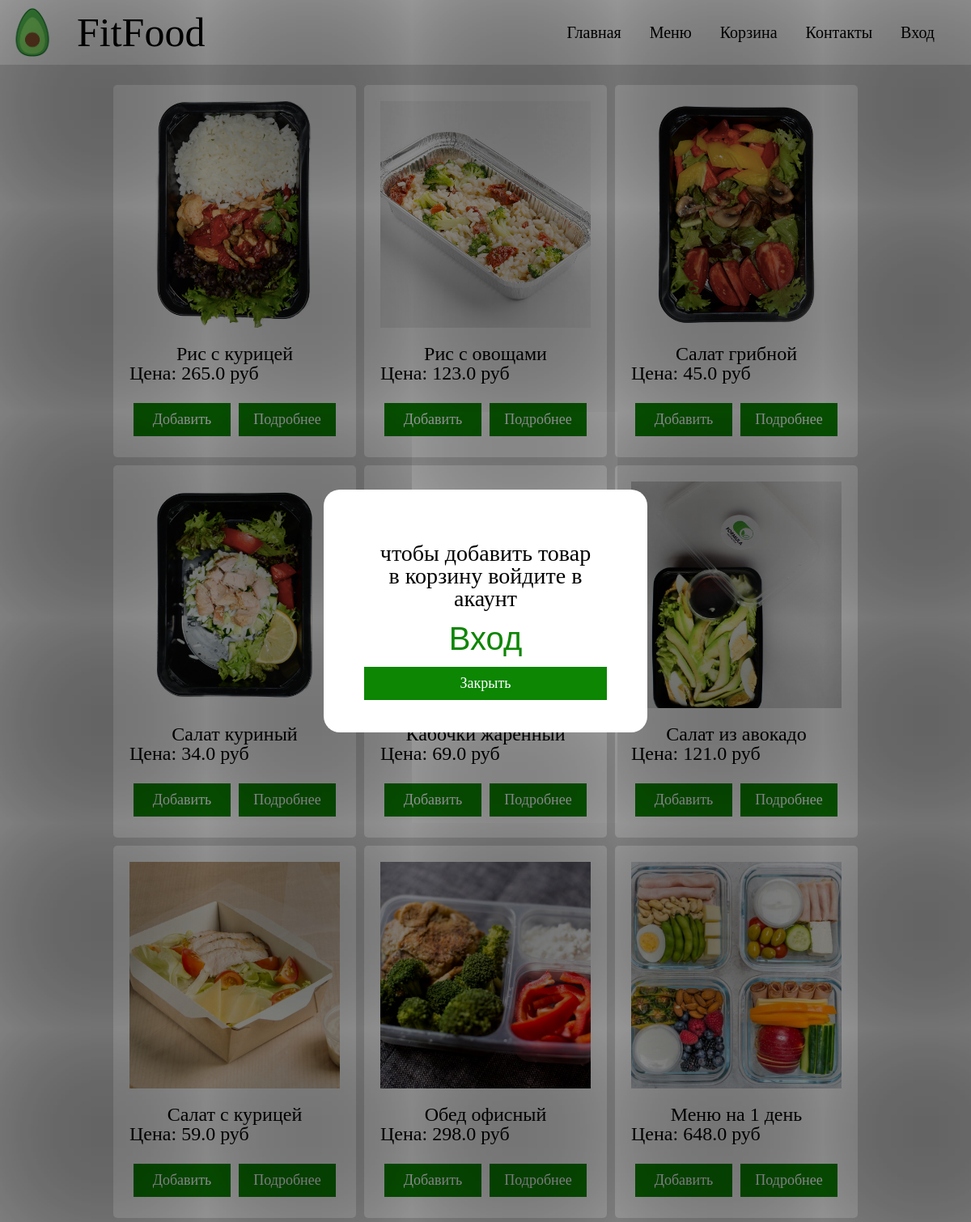
The page /menu on the database its author committed.
### tables this page shows
CREATE TABLE "tovar" (
	"id"	INTEGER COLLATE RTRIM,
	"tovar"	TEXT COLLATE NOCASE,
	"prise"	REAL COLLATE UTF16CI,
	"bel"	INTEGER COLLATE NOCASE,
	"zir"	INTEGER,
	"colors"	INTEGER,
	"opis"	TEXT,
	"img"	TEXT,
	"ygl"	INTEGER,
	"img2"	TEXT,
	"id_sampler"	INTEGER,
	PRIMARY KEY("id" AUTOINCREMENT)
);

### main.py (the view, shortened to what this page needs)
@app.route("/menu", methods=["POST", "GET"])
def menu():
    db = get_db()
    asd = FDataBase(db)
    if 'authorization' in session:
        return render_template("menu.html", tov=asd.getMenu)
    else:
        return render_template("menu_no_avtorization.html", tov=asd.getMenu)

### main.py (called while the page is built)
def connect_db():
    conn = sqlite3.connect(app.config['DATABASE'])
    conn.row_factory = sqlite3.Row
    return conn

def get_db():
    if not hasattr(g, 'link_db'):
        g.link_db = connect_db()
    return g.link_db

    @property
    def getMenu(self):
        sql = '''SELECT * FROM tovar'''
        try:
            self.__cur.execute(sql)
            res = self.__cur.fetchall()
            if res: return res
        except:
            print("Ошибка чтения из БД")
        return []

### templates/menu_no_avtorization.html (shortened to what this page needs)
<!DOCTYPE html>
<html>
	<head>
		<link rel="stylesheet" href="..\static\menu.css">
	</head>
	<body id="docc">
		<header>
			<img class="logo" src="..\static\Logo.png">
			<h2 class="fitfood">FitFood</h2>
			<div class="menu">
				<a href="\">Главная</a>
				<a href="\menu">Меню</a>
				<a href="\cor">Корзина</a>
				<a href="\conta">Контакты</a>
				<a href="\reg">Вход</a>
			</div>
		</header>
		<main>
			<article>
				{% for i in tov %}
				<div class="product">
					<div class="for_img">
						<img src="..\static\img\{{i.img}}" height="280" width="260" style="object-fit: cover;" alt="">
					</div>
					<h3 class="prais">{{i.tovar}}</h3>
					<h2 class="prais">Цена: {{i.prise}} руб</h2>
					<div class="footer">
						<button class="add" onclick="dobav()">Добавить</button>
						<button class="add" onclick="open1('post{{i.id}}', 'post2{{i.id * -1 - 1}}')">Подробнее</button>
					</div>
				</div>
				{%endfor%}
			</article>
			<div class="pop_up_2" id="pop">
				<h3>чтобы добавить товар в корзину войдите в акаунт</h3>
				<a href="/reg">Вход</a>
				<button onclick="ubr()" class="add boton">Закрыть</button>
			</div>
	</main>
	</body>
</html>

### static/menu.css (style rules this page uses)
html,body,div,span,applet,object,iframe,h1,h2,h3,h4,h5,h6,p,blockquote,pre,a,abbr,acronym,address,big,cite,code,del,dfn,em,img,ins,kbd,q,s,samp,small,strike,strong,sub,sup,tt,var,b,u,i,center,dl,dt,dd,ol,ul,li,fieldset,form,label,legend,table,caption,tbody,tfoot,thead,tr,th,td,article,aside,canvas,details,embed,figure,figcaption,footer,header,hgroup,menu,nav,output,ruby,section,summary,time,mark,audio,video { margin:0;padding:0;border:0;font-size:100%;font:inherit;vertical-align:baseline }
article,aside,details,figcaption,figure,footer,header,hgroup,menu,nav,section { display:block }
html { height:100% }
body { line-height:1 }
body { background-color: #dadada; min-height: 100vh; }
main { min-height: 90vh; }
header { background-color: #ffffff; height: 80px; }
.logo { height: 60px; float: left; padding: 10px; }
.menu { font-size: 20px; margin: 30px ; float: right; font-family: Calibri; }
.menu a { margin: 0px 15px; text-decoration: none; color: #000; }
.fitfood { float: left; font-size: 50px; font-family: Calibri; margin: 15px; }
article { display: flex; margin: 20px 40px; justify-content: center; flex-wrap: wrap; }
.product { height: 460px; width: 300px; background-color: #ffffff; margin: 5px; border-radius: 5px; z-index: 1; }
.for_img { margin: 20px auto; height: 280px; width: 260px; background-color: #A9A9A9; }
.prais { font-family: Calibri; font-size: 24px; margin: 0px 20px; }
.add { float: right; padding: 10px 15px; font-family: Calibri; font-size: 18px; background-color: #0c8603; color: #ffffff; border: none; margin: 0px 5px; width: 120px; }
.pop-up h2, h3, p { font-family: Calibri; font-size: 28px; text-align: center; margin: 15px; }
.boton { float: right; margin: 50px 200px; width: 300px; }
.footer { display: flex; padding: 25px 20px; }
h3.prais { text-align: center; }
.pop_up_2 { height: 200px; width: 300px; padding: 50px; background-color: #ffffff; box-shadow: 0px 0px 20000px 20000px #00000092; font-family: Arial; text-align: center; font-size: 28px; border-radius: 20px; position: absolute; left: 50%; top: 50%; margin-left: -200px; margin-top: -200px; z-index: 100; }
.pop_up_2 a { font-size: 40px; color: #0c8603; text-decoration: none; }
.pop_up_2 button { margin: 15px 0px; }
.pop_up_2 { height: 200px; width: 300px; padding: 50px; background-color: #ffffff; box-shadow: 0px 0px 20000px 20000px #00000092; font-family: Arial; text-align: center; font-size: 28px; border-radius: 20px; position: absolute; left: 50%; top: 50%; margin-left: -200px; margin-top: -150px; z-index: 100; position:fixed; }

### rows shown on the page
tovar: img (picture), tovar "Рис с курицей", prise "265.0"
tovar: img (picture), tovar "Рис с овощами", prise "123.0"
tovar: img (picture), tovar "Салат грибной", prise "45.0"
tovar: img (picture), tovar "Салат куриный", prise "34.0"
tovar: tovar "Кабочки жаренный", prise "69.0"
tovar: img (picture), tovar "Салат из авокадо", prise "121.0"
tovar: img (picture), tovar "Салат с курицей", prise "59.0"
tovar: img (picture), tovar "Обед офисный", prise "298.0"
tovar: img (picture), tovar "Меню на 1 день", prise "648.0"
